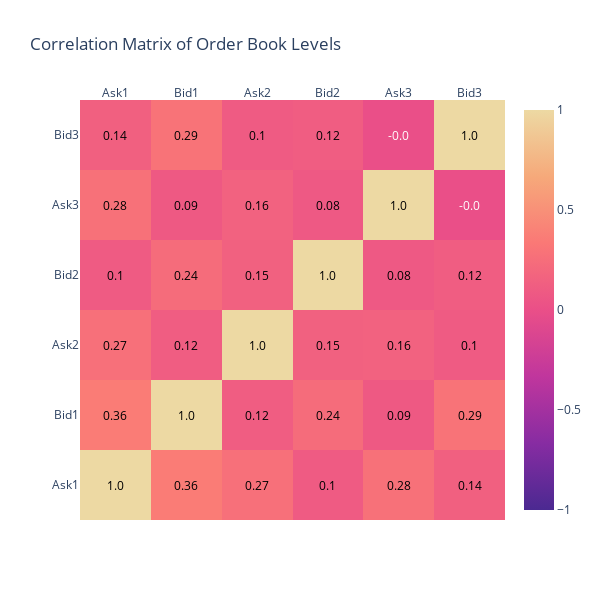

Notebook cell for this chart:
### Code cell
# import numpy as np
# import pandas as pd

# # First, select the relevant slices of the array for bid_1, bid_2, bid_3, ask_1, ask_2, and ask_3
# data = X_t_delta_t_dataset[:, [6, 5, 7, 4, 8, 3]]

# # Convert this data into a pandas DataFrame
# columns = ['Ask1', 'Bid1', 'Ask2', 'Bid2', 'Ask3', 'Bid3']
# df = pd.DataFrame(data, columns=columns)
# df.dropna(inplace=True)     # Example: Drop rows with NaNs

# # Compute the correlation matrix
# correlation_matrix = df.corr()

# # Plotting the correlation matrix as a heatmap
# plt.figure(figsize=(10, 8))
# sns.heatmap(correlation_matrix, annot=True, cmap='coolwarm', fmt=".2f", linewidths=.5, cbar=True, vmin=-1, vmax=1)
# plt.title('Correlation Matrix of Order Book Levels')
# plt.show()


# Assuming X_t_delta_t_dataset is correctly defined earlier in your script
data = X_t_delta_t_dataset[:, [6, 5, 7, 4, 8, 3]]

# Convert this data into a pandas DataFrame
columns = ['Ask1', 'Bid1', 'Ask2', 'Bid2', 'Ask3', 'Bid3']
df = pd.DataFrame(data, columns=columns)

# Ensure data types are numeric for correlation computation
df = df.apply(pd.to_numeric, errors='coerce')

# Compute the correlation matrix
correlation_matrix = df.corr()

# Generate the heatmap
fig = ff.create_annotated_heatmap(
    z=correlation_matrix.to_numpy(),
    x=correlation_matrix.columns.tolist(),
    y=correlation_matrix.columns.tolist(),
    annotation_text=correlation_matrix.round(2).to_numpy(),
    colorscale='agsunset',
    showscale=True,
    zmin=-1, # Set minimum of scale
    zmax=1  # Set maximum of scale
)

# Update layout to make it more readable
fig.update_layout(
    title='Correlation Matrix of Order Book Levels',
    xaxis=dict(tickmode='array', tickvals=np.arange(len(columns)), ticktext=columns),
    yaxis=dict(tickmode='array', tickvals=np.arange(len(columns)), ticktext=columns),
    width=600, 
    height=600,
)

fig.show()

### Figure 1 — Plotly figure (JSON) as saved in the notebook; plotly's stock layout.template omitted (floating-point values rounded to 4 significant figures)
{"data": [{"colorscale": [[0, "rgb(75, 41, 145)"], [0.1667, "rgb(135, 44, 162)"], [0.3333, "rgb(192, 54, 157)"], [0.5, "rgb(234, 79, 136)"], [0.6667, "rgb(250, 120, 118)"], [0.8333, "rgb(246, 169, 122)"], [1, "rgb(237, 217, 163)"]], "reversescale": false, "showscale": true, "type": "heatmap", "x": ["Ask1", "Bid1", "Ask2", "Bid2", "Ask3", "Bid3"], "y": ["Ask1", "Bid1", "Ask2", "Bid2", "Ask3", "Bid3"], "z": [[1, 0.3572, 0.2676, 0.09508, 0.2777, 0.139], [0.3572, 1, 0.117, 0.238, 0.08501, 0.2935], [0.2676, 0.117, 1, 0.1485, 0.157, 0.099], [0.09508, 0.238, 0.1485, 1, 0.07775, 0.1164], [0.2777, 0.08501, 0.157, 0.07775, 1, -0.0008764], [0.139, 0.2935, 0.099, 0.1164, -0.0008764, 1]], "zmax": 1, "zmin": -1}], "layout": {"annotations": [{"font": {"color": "#000000"}, "showarrow": false, "text": "1.0", "x": "Ask1", "xref": "x", "y": "Ask1", "yref": "y"}, {"font": {"color": "#000000"}, "showarrow": false, "text": "0.36", "x": "Bid1", "xref": "x", "y": "Ask1", "yref": "y"}, {"font": {"color": "#000000"}, "showarrow": false, "text": "0.27", "x": "Ask2", "xref": "x", "y": "Ask1", "yref": "y"}, {"font": {"color": "#000000"}, "showarrow": false, "text": "0.1", "x": "Bid2", "xref": "x", "y": "Ask1", "yref": "y"}, {"font": {"color": "#000000"}, "showarrow": false, "text": "0.28", "x": "Ask3", "xref": "x", "y": "Ask1", "yref": "y"}, {"font": {"color": "#000000"}, "showarrow": false, "text": "0.14", "x": "Bid3", "xref": "x", "y": "Ask1", "yref": "y"}, {"font": {"color": "#000000"}, "showarrow": false, "text": "0.36", "x": "Ask1", "xref": "x", "y": "Bid1", "yref": "y"}, {"font": {"color": "#000000"}, "showarrow": false, "text": "1.0", "x": "Bid1", "xref": "x", "y": "Bid1", "yref": "y"}, {"font": {"color": "#000000"}, "showarrow": false, "text": "0.12", "x": "Ask2", "xref": "x", "y": "Bid1", "yref": "y"}, {"font": {"color": "#000000"}, "showarrow": false, "text": "0.24", "x": "Bid2", "xref": "x", "y": "Bid1", "yref": "y"}, {"font": {"color": "#000000"}, "showarrow": false, "text": "0.09", "x": "Ask3", "xref": "x", "y": "Bid1", "yref": "y"}, {"font": {"color": "#000000"}, "showarrow": false, "text": "0.29", "x": "Bid3", "xref": "x", "y": "Bid1", "yref": "y"}, {"font": {"color": "#000000"}, "showarrow": false, "text": "0.27", "x": "Ask1", "xref": "x", "y": "Ask2", "yref": "y"}, {"font": {"color": "#000000"}, "showarrow": false, "text": "0.12", "x": "Bid1", "xref": "x", "y": "Ask2", "yref": "y"}, {"font": {"color": "#000000"}, "showarrow": false, "text": "1.0", "x": "Ask2", "xref": "x", "y": "Ask2", "yref": "y"}, {"font": {"color": "#000000"}, "showarrow": false, "text": "0.15", "x": "Bid2", "xref": "x", "y": "Ask2", "yref": "y"}, {"font": {"color": "#000000"}, "showarrow": false, "text": "0.16", "x": "Ask3", "xref": "x", "y": "Ask2", "yref": "y"}, {"font": {"color": "#000000"}, "showarrow": false, "text": "0.1", "x": "Bid3", "xref": "x", "y": "Ask2", "yref": "y"}, {"font": {"color": "#000000"}, "showarrow": false, "text": "0.1", "x": "Ask1", "xref": "x", "y": "Bid2", "yref": "y"}, {"font": {"color": "#000000"}, "showarrow": false, "text": "0.24", "x": "Bid1", "xref": "x", "y": "Bid2", "yref": "y"}, {"font": {"color": "#000000"}, "showarrow": false, "text": "0.15", "x": "Ask2", "xref": "x", "y": "Bid2", "yref": "y"}, {"font": {"color": "#000000"}, "showarrow": false, "text": "1.0", "x": "Bid2", "xref": "x", "y": "Bid2", "yref": "y"}, {"font": {"color": "#000000"}, "showarrow": false, "text": "0.08", "x": "Ask3", "xref": "x", "y": "Bid2", "yref": "y"}, {"font": {"color": "#000000"}, "showarrow": false, "text": "0.12", "x": "Bid3", "xref": "x", "y": "Bid2", "yref": "y"}, {"font": {"color": "#000000"}, "showarrow": false, "text": "0.28", "x": "Ask1", "xref": "x", "y": "Ask3", "yref": "y"}, {"font": {"color": "#000000"}, "showarrow": false, "text": "0.09", "x": "Bid1", "xref": "x", "y": "Ask3", "yref": "y"}, {"font": {"color": "#000000"}, "showarrow": false, "text": "0.16", "x": "Ask2", "xref": "x", "y": "Ask3", "yref": "y"}, {"font": {"color": "#000000"}, "showarrow": false, "text": "0.08", "x": "Bid2", "xref": "x", "y": "Ask3", "yref": "y"}, {"font": {"color": "#000000"}, "showarrow": false, "text": "1.0", "x": "Ask3", "xref": "x", "y": "Ask3", "yref": "y"}, {"font": {"color": "#FFFFFF"}, "showarrow": false, "text": "-0.0", "x": "Bid3", "xref": "x", "y": "Ask3", "yref": "y"}, {"font": {"color": "#000000"}, "showarrow": false, "text": "0.14", "x": "Ask1", "xref": "x", "y": "Bid3", "yref": "y"}, {"font": {"color": "#000000"}, "showarrow": false, "text": "0.29", "x": "Bid1", "xref": "x", "y": "Bid3", "yref": "y"}, {"font": {"color": "#000000"}, "showarrow": false, "text": "0.1", "x": "Ask2", "xref": "x", "y": "Bid3", "yref": "y"}, {"font": {"color": "#000000"}, "showarrow": false, "text": "0.12", "x": "Bid2", "xref": "x", "y": "Bid3", "yref": "y"}, {"font": {"color": "#FFFFFF"}, "showarrow": false, "text": "-0.0", "x": "Ask3", "xref": "x", "y": "Bid3", "yref": "y"}, {"font": {"color": "#000000"}, "showarrow": false, "text": "1.0", "x": "Bid3", "xref": "x", "y": "Bid3", "yref": "y"}], "height": 600, "title": {"text": "Correlation Matrix of Order Book Levels"}, "width": 600, "xaxis": {"autorange": true, "dtick": 1, "gridcolor": "rgb(0, 0, 0)", "range": [-0.5, 5.5], "side": "top", "tickmode": "array", "ticks": "", "ticktext": ["Ask1", "Bid1", "Ask2", "Bid2", "Ask3", "Bid3"], "tickvals": [0, 1, 2, 3, 4, 5], "type": "category"}, "yaxis": {"autorange": true, "dtick": 1, "range": [-0.5, 5.5], "tickmode": "array", "ticks": "", "ticksuffix": "  ", "ticktext": ["Ask1", "Bid1", "Ask2", "Bid2", "Ask3", "Bid3"], "tickvals": [0, 1, 2, 3, 4, 5], "type": "category"}}}
